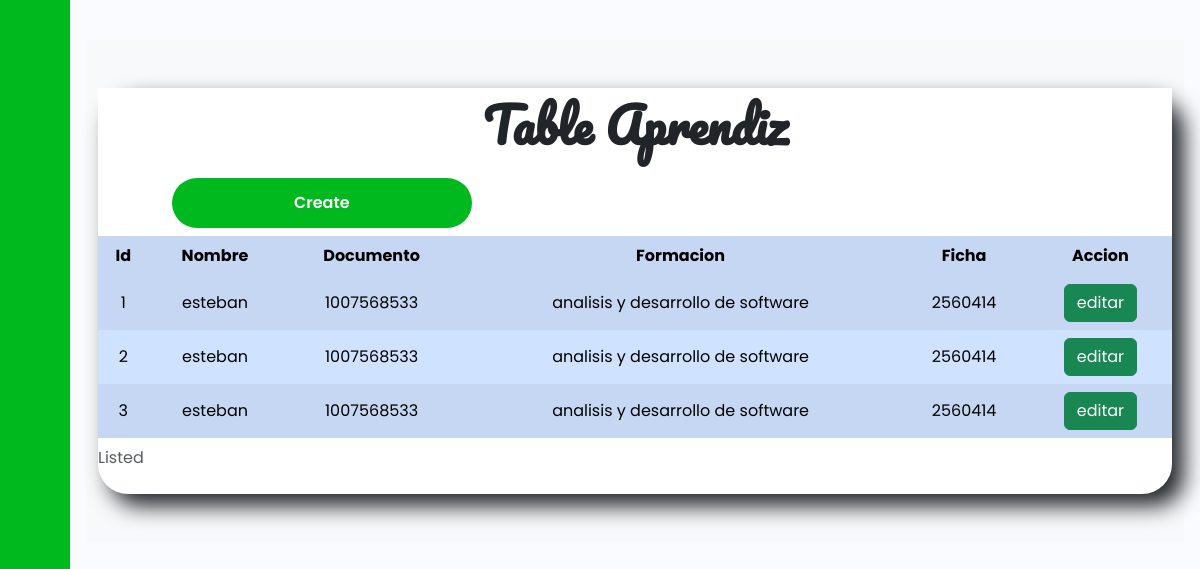
Page /aprendiz/ on the earlier database version.
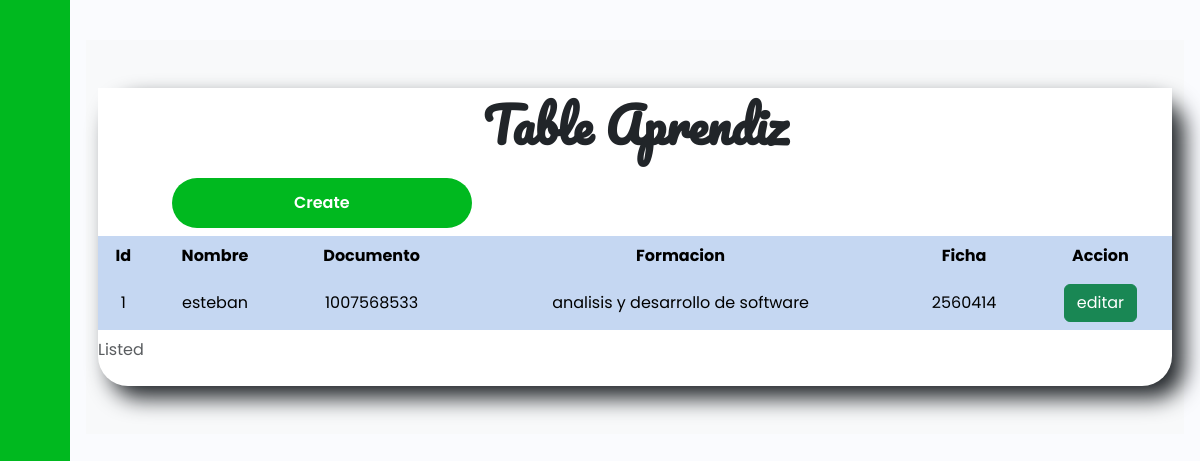
Same page on the later database version.
### tasks/models.py (models this page shows)
class Aprendiz(models.Model):
    Nombre = models.CharField(max_length=200)
    Documento = models.IntegerField(null=True, blank=True)
    Formacion = models.CharField(max_length=300)
    Ficha = models.IntegerField(null=True, blank=True)

### tasks/views.py (the view)
# urls.py: path('aprendiz/',views.aprendiz,name='aprendiz'),
def aprendiz(request):
    aprendiz=Aprendiz.objects.all()
    return render(request, 'Aprendiz/aprendiz.html',{'aprendiz':aprendiz})

### tasks/templates/Aprendiz/aprendiz.html (shortened to what this page needs)
{% extends 'base.html' %}
{% block extra_css %}
{% load static %}
<link rel="stylesheet" href="https://cdnjs.cloudflare.com/ajax/libs/animate.css/4.1.1/animate.min.css"/>
<link rel="stylesheet" href="{% static 'css/table_aprend.css' %}">
{% endblock %}
{% block content %}
<section class="table py-5 bg-light">
    <div class="container">
        <div class="row g-0">
            <h1 class="animate__animated animate__pulse">Table Aprendiz</h1>
            <div class="col-lg-5 ">
                <button class="btn1 ">
                    <a href="{% url 'create_aprendiz' %}" class="text-white">Create</a>
                </button>
            </div>
            <table
            class="table table-striped table-hover table-borderless table-primary align-middle"
            id="table"
        >
            <thead class="table-light">
                <caption>
                    Listed
                </caption>
                <tr>
                    <th>Id</th>
                    <th>Nombre</th>
                    <th>Documento</th>
                    <th>Formacion</th>
                    <th>Ficha</th>
                    <th>Accion</th>
                </tr>
            </thead>
            <tbody class="table-group-divider">
                {% for apren in aprendiz %}
                <tr
                    class="table-primary"
                >
                    <td scope="row">{{apren.id}}</td>
                    <td>{{apren.Nombre}}</td>
                    <td>{{apren.Documento}}</td>
                    <td>{{apren.Formacion}}</td>
                    <td>{{apren.Ficha}}</td>
                    <td>
                        <a class="btn btn-success" href="{% url 'aprendiz_detail' %}" role="button">editar</a>
                </tr>
                {% endfor%}
            </tbody>
        </table>
        </div>
    </div>
</section>
{% endblock %}

Differences in the rows shown:
removed Aprendiz: id "2", Nombre "esteban", Documento "1007568533", Formacion "analisis y desarrollo de software", Ficha "2560414"
removed Aprendiz: id "3", Nombre "esteban", Documento "1007568533", Formacion "analisis y desarrollo de software", Ficha "2560414"
